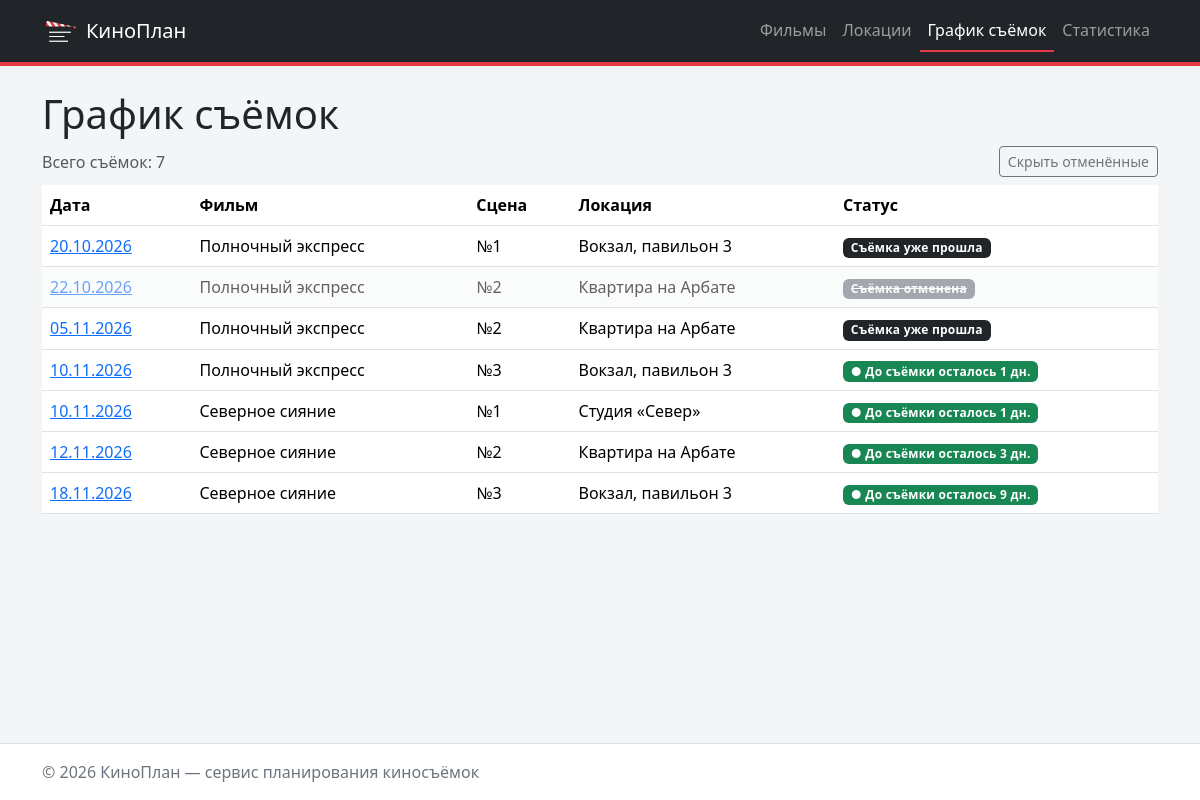
Screenshot of /shootings/ with the database file from the repository.
### shootings/views.py (the view)
# urls.py: path("shootings/", include("shootings.urls")),
def shootings(request: HttpRequest) -> HttpResponse:
    context = {
        "shootings": queries.get_shootings(),
    }
    return render(request, "shootings/shooting_list.html", context)

### db/database.py (called while the page is built)
def get_connection(db_path: Optional[str] = None) -> sqlite3.Connection:
    conn = sqlite3.connect(db_path or DB_PATH)
    conn.row_factory = sqlite3.Row
    conn.execute("PRAGMA foreign_keys = ON")
    return conn

def check_database() -> None:
    if not os.path.exists(DB_PATH):
        raise FileNotFoundError(
            f"База данных {DB_PATH} не найдена. "
            "Создайте её командой: python -m db.import_json"
        )

def fetch_all(query: str, params: Sequence = ()) -> List[sqlite3.Row]:
    check_database()
    with closing(get_connection()) as conn:
        return conn.execute(query, params).fetchall()

### db/queries.py (called while the page is built)
def prepare_shootings(rows) -> List[dict]:
    shootings = []
    for row in rows:
        shooting = dict(row)
        shooting_date = date.fromisoformat(row["shooting_date"])
        days_until = get_days_until_shooting(shooting_date)
        shooting["shooting_date"] = shooting_date
        shooting["is_cancelled"] = bool(row["is_cancelled"])
        shooting["days_until"] = days_until
        shooting["status"] = get_status_text(
            shooting["is_cancelled"], days_until
        )
        shootings.append(shooting)
    return shootings

def get_shootings() -> List[dict]:
    rows = fetch_all("""
        SELECT
            shootings.id,
            shootings.shooting_date,
            shootings.is_cancelled,
            films.title AS film_title,
            scenes.number AS scene_number,
            locations.name AS location_name
        FROM shootings
        JOIN scenes ON shootings.scene_id = scenes.id
        JOIN films ON scenes.film_id = films.id
        JOIN locations ON shootings.location_id = locations.id
        ORDER BY shootings.shooting_date, shootings.id
    """)
    return prepare_shootings(rows)

### models/shootings.py (called while the page is built)
def get_days_until_shooting(
    shoot_date: date,
    today: Optional[date] = None,
) -> int:
    if today is None:
        today = date.today()
    delta = shoot_date - today
    return delta.days

def get_shooting_status(days_left: int) -> str:
    if days_left < 0:
        return "Съёмка уже прошла"
    elif days_left == 0:
        return "Съёмка сегодня"
    return f"До съёмки осталось {days_left} дн."

def get_status_text(is_cancelled: bool, days_left: int) -> str:
    if is_cancelled:
        return "Съёмка отменена"
    return get_shooting_status(days_left)

### shootings/templates/shootings/shooting_list.html (shortened to what this page needs)
{% extends "base.html" %}
{% block content %}
    <h1>График съёмок</h1>
    <div class="d-flex justify-content-between align-items-center mb-2">
        <p class="text-muted mb-0">Всего съёмок: {{ shootings|length }}</p>
        <button type="button" id="toggle-cancelled" class="btn btn-sm btn-outline-secondary">
            Скрыть отменённые
        </button>
    </div>
    <table class="table table-hover align-middle">
        <thead>
            <tr>
                <th>Дата</th>
                <th>Фильм</th>
                <th>Сцена</th>
                <th>Локация</th>
                <th>Статус</th>
            </tr>
        </thead>
        <tbody>
            {% for shooting in shootings %}
                <tr{% if shooting.is_cancelled %} class="kp-cancelled"{% endif %}>
                    <td>
                        <a href="{% url 'shootings:detail' shooting.id %}">
                            {{ shooting.shooting_date|date:"d.m.Y" }}
                        </a>
                    </td>
                    <td>{{ shooting.film_title }}</td>
                    <td>№{{ shooting.scene_number }}</td>
                    <td>{{ shooting.location_name }}</td>
                    <td>{% include "shootings/includes/shooting_status.html" %}</td>
                </tr>
            {% empty %}
                <tr>
                    <td colspan="5">Съёмки ещё не назначены.</td>
                </tr>
            {% endfor %}
        </tbody>
    </table>
{% endblock %}

### shootings/templates/shootings/includes/shooting_status.html
{% if shooting.is_cancelled %}
    <span class="badge bg-secondary kp-status kp-status-cancelled">{{ shooting.status }}</span>
{% elif shooting.days_until < 0 %}
    <span class="badge bg-dark kp-status kp-status-past">{{ shooting.status }}</span>
{% else %}
    <span class="badge bg-success kp-status kp-status-active">{{ shooting.status }}</span>
{% endif %}

### homepage/static/homepage/css/style.css (style rules this page uses)
:root { --kp-accent: #e63946; --kp-dark: #212529; --kp-muted-bg: #f4f5f7; }
body { min-height: 100vh; display: flex; flex-direction: column; background-color: var(--kp-muted-bg); }
.kp-status { font-weight: 600; letter-spacing: 0.02em; }
.kp-status-active::before { content: "● "; }
.kp-cancelled { opacity: 0.6; }
.kp-cancelled .kp-status-cancelled { text-decoration: line-through; }

### rows the page displays
films: shooting_date "12.11.2026", film_title "Северное сияние", scene_number "2", location_name "Квартира на Арбате", status "До съёмки осталось 3 дн."

### other values shown
{{ shootings|length }} "7"
{{ shooting.shooting_date|date:"d.m.Y" }} "20.10.2026" "22.10.2026" "05.11.2026" "10.11.2026" "10.11.2026" "18.11.2026"
{{ shooting.film_title }} "Полночный экспресс" "Полночный экспресс" "Полночный экспресс" "Полночный экспресс" "Северное сияние" "Северное сияние"
{{ shooting.scene_number }} "1" "2" "2" "3" "1" "3"
{{ shooting.location_name }} "Вокзал, павильон 3" "Квартира на Арбате" "Квартира на Арбате" "Вокзал, павильон 3" "Студия «Север»" "Вокзал, павильон 3"
{{ shooting.status }} "Съёмка уже прошла" "Съёмка уже прошла"
{{ shooting.status }} "Съёмка отменена"
{{ shooting.status }} "До съёмки осталось 1 дн." "До съёмки осталось 1 дн." "До съёмки осталось 9 дн."
